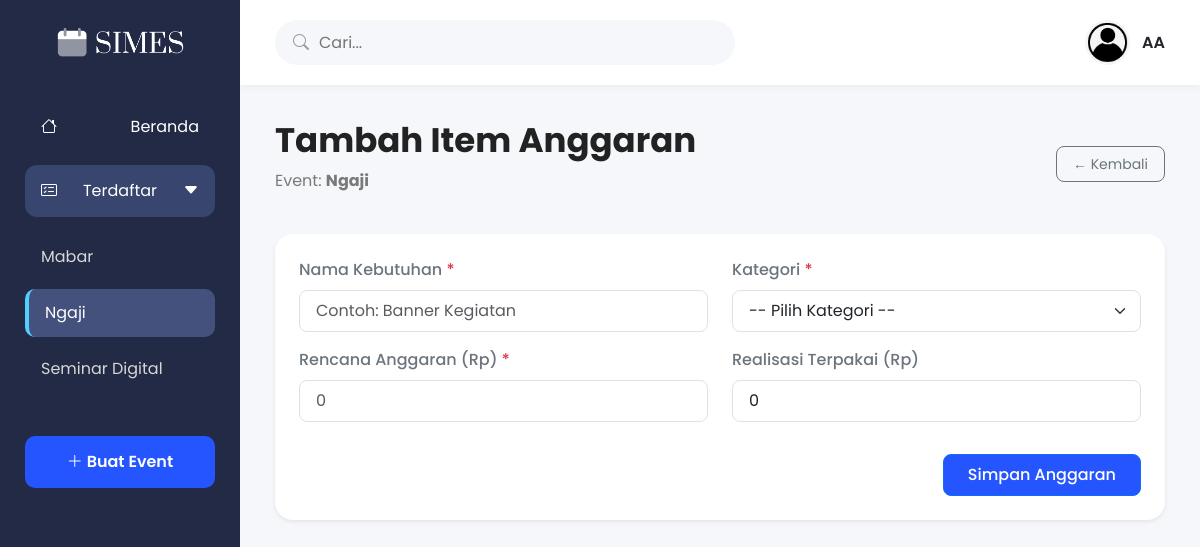
Page /budgets/create.php?id_event=10 (signed in) on the committed database.
### tables this page shows
CREATE TABLE IF NOT EXISTS `events` (
  `id_event` int(11) NOT NULL AUTO_INCREMENT,
  `id_user` int(11) NOT NULL,
  `nama_event` varchar(150) NOT NULL,
  `kategori_event` varchar(100) NOT NULL,
  `lokasi` varchar(150) NOT NULL,
  `tanggal` date NOT NULL,
  `waktu` time NOT NULL,
  `penanggung_jawab` varchar(100) NOT NULL,
  `deskripsi` text DEFAULT NULL,
  `banner` varchar(255) DEFAULT NULL,
  `status_event` enum('draft','akan datang','berlangsung','selesai') DEFAULT 'draft',
  `created_at` timestamp NOT NULL DEFAULT current_timestamp(),
  PRIMARY KEY (`id_event`),
  KEY `fk_events_user` (`id_user`)
);

### budgets/create.php (the view, shortened to what this page needs)
<?php
include '../config/database.php';
$id_event = (int) $_GET['id_event'];
$id_user  = $_SESSION['id_user'];
$nama_user = $_SESSION['nama'];
$cek = mysqli_query($conn, "SELECT id_event, nama_event FROM events WHERE id_event = '$id_event' AND id_user = '$id_user'");
$event = mysqli_fetch_assoc($cek);
$query_sidebar = "SELECT id_event, nama_event FROM events WHERE id_user = '$id_user' ORDER BY id_event DESC";
$result_sidebar = mysqli_query($conn, $query_sidebar);
?>
<!DOCTYPE html>
<html lang="id">
<head>
    <link href="https://cdn.jsdelivr.net/npm/bootstrap@5.3.3/dist/css/bootstrap.min.css" rel="stylesheet">
    <link rel="stylesheet" href="https://cdn.jsdelivr.net/npm/bootstrap-icons@1.11.3/font/bootstrap-icons.css">
    <link rel="stylesheet" href="../assets/css/anggaran.css?v=<?php echo time(); ?>">
</head>
<body>
<div class="wrapper">
    <aside class="sidebar">
        <div class="logo"><img src="../assets/img/logo.png" alt="SIMES"></div>
        <ul class="menu">
            <li><a href="../beranda.php"><i class="bi bi-house"></i> Beranda</a></li>
            <li class="active"><a href="#"><i class="bi bi-card-checklist"></i> Terdaftar <i class="bi bi-caret-down-fill arrow"></i></a></li>
        </ul>
        <div class="event-list">
            <?php while ($row = mysqli_fetch_assoc($result_sidebar)): ?>
                <a class="<?php echo ($row['id_event'] == $id_event) ? 'selected' : ''; ?>" href="index.php?id_event=<?php echo $row['id_event']; ?>">
                    <?php echo htmlspecialchars($row['nama_event']); ?>
                </a>
            <?php endwhile; ?>
        </div>
        <button class="btn-event" onclick="window.location.href='../events/create.php'"><i class="bi bi-plus-lg"></i> Buat Event</button>
    </aside>
    <main class="main-content">
        <header class="topbar">
            <div class="search"><i class="bi bi-search"></i><input type="text" placeholder="Cari..."></div>
            <div class="profile">
                <img src="../assets/img/profile.jpg" alt="Profile" style="width: 45px !important; height: 45px !important; border-radius: 50% !important; object-fit: cover !important;">
                <span><?php echo htmlspecialchars($nama_user); ?></span>
            </div>
        </header>
        <div class="content">
            <div class="content-header d-flex justify-content-between align-items-center">
                <div>
                    <h2>Tambah Item Anggaran</h2>
                    <p>Event: <strong><?php echo htmlspecialchars($event['nama_event']); ?></strong></p>
                </div>
                <a href="index.php?id_event=<?php echo $id_event; ?>" class="btn btn-outline-secondary btn-sm rounded-3 w-auto px-3">← Kembali</a>
            </div>
            <div class="card border-0 shadow-sm p-4" style="border-radius: 18px; background: #ffffff;">
                <form action="store.php" method="POST" onsubmit="return validateForm(this);">
                    <div class="row">
                        <div class="col-md-6 mb-3">
                            <label class="form-label fw-medium text-secondary">Nama Kebutuhan <span class="text-danger">*</span></label>
                            <input type="text" name="kebutuhan" class="form-control px-3 py-2 rounded-3" placeholder="Contoh: Banner Kegiatan" required>
                        </div>
                        <div class="col-md-6 mb-3">
                            <label class="form-label fw-medium text-secondary">Kategori <span class="text-danger">*</span></label>
                            <select class="form-select px-3 py-2 rounded-3" name="kategori" required>
                                <option value="" disabled selected>-- Pilih Kategori --</option>
                            </select>
                        </div>
                    </div>
                    <div class="row">
                        <div class="col-md-6 mb-4">
                            <label class="form-label fw-medium text-secondary">Rencana Anggaran (Rp) <span class="text-danger">*</span></label>
                            <input type="number" name="anggaran" class="form-control px-3 py-2 rounded-3" min="0" placeholder="0" required>
                        </div>
                        <div class="col-md-6 mb-4">
                            <label class="form-label fw-medium text-secondary">Realisasi Terpakai (Rp)</label>
                            <input type="number" name="realisasi" class="form-control px-3 py-2 rounded-3" min="0" value="0">
                        </div>
                    </div>
                    <div class="d-flex gap-2 justify-content-end mt-2">
                        <button type="submit" class="btn btn-primary px-4 py-2 rounded-3 fw-medium" style="background: #2455FF;">Simpan Anggaran</button>
                    </div>
                </form>
            </div>
        </div>
    </main>
</div>
</body>
</html>

### assets/css/anggaran.css (style rules this page uses)
* { margin:0; padding:0; box-sizing:border-box; font-family:'Poppins',sans-serif; }
body { background:#F5F7FB; }
.wrapper { display:flex; min-height:100vh; }
.sidebar { width:240px; background:#222A45; color:#fff; position:fixed; left:0; top:0; bottom:0; padding:25px; }
.logo { text-align:center; margin-bottom:40px; }
.logo img { width:130px; }
.menu { list-style:none; padding:0; }
.menu li { margin-bottom:12px; }
.menu li a { color:#fff; text-decoration:none; display:flex; justify-content:space-between; align-items:center; padding:14px 16px; border-radius:12px; transition:.3s; }
.menu li.active a { background:#38456E; }
.event-list { margin-top:15px; }
.event-list a { display:block; color:#D7D7D7; text-decoration:none; padding:12px 16px; border-radius:10px; margin-bottom:8px; transition:.3s; }
.event-list .selected { background:#44517D; border-left:4px solid #4FD0FF; color:#fff; }
.btn-event { width:100%; margin-top:35px; border:none; background:#2455FF; color:#fff; padding:14px; border-radius:10px; font-weight:600; transition:.3s; }
.main-content { margin-left:240px; width:calc(100% - 240px); }
.topbar { height:85px; background:#fff; display:flex; justify-content:space-between; align-items:center; padding:0 35px; box-shadow:0 2px 8px rgba(0,0,0,.05); }
.search { width:460px; height:45px; background:#F5F7FB; border-radius:30px; display:flex; align-items:center; padding:0 18px; }
.search i { color:#9A9A9A; }
.search input { width:100%; border:none; outline:none; background:transparent; margin-left:10px; }
.profile { display:flex; align-items:center; gap:12px; }
.profile img { width:45px; height:45px; border-radius:50%; object-fit:cover; }
.profile span { font-weight:600; }
.content { padding:35px; }
.content-header { margin-bottom:25px; }
.content-header h2 { font-size:34px; font-weight:700; color:#222; }
.content-header p { color:#7A7A7A; margin-top:5px; }
.btn-sm { width:36px; height:36px; border-radius:10px; display:inline-flex; align-items:center; justify-content:center; }

### rows in the picture
events: nama_event "Mabar"
events: nama_event "Ngaji"
events: nama_event "Seminar Digital"

### other values in the picture
$nama_user "AA"
